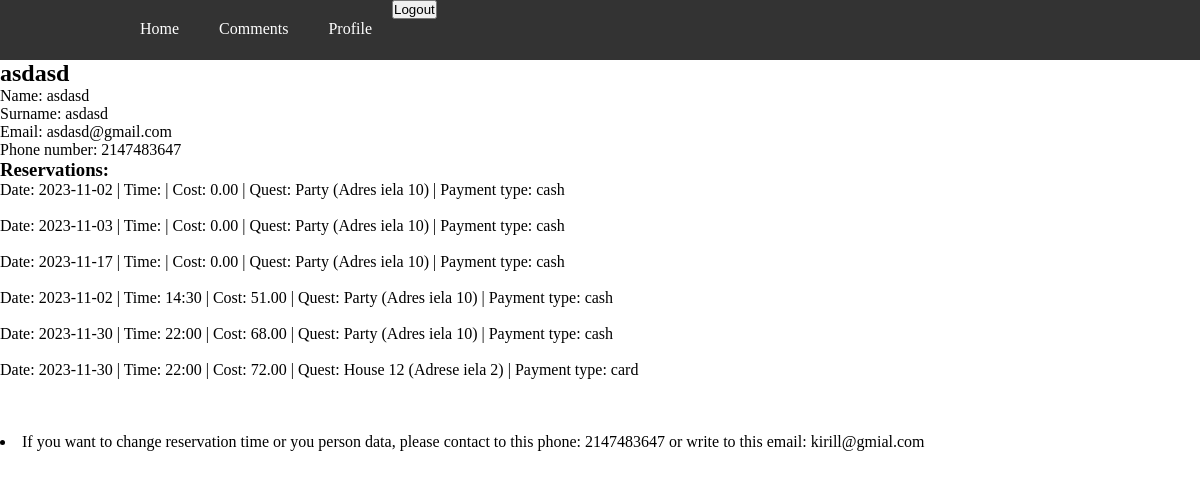
The page /profile/profile.php (signed in) on the database its author committed.
### tables this page shows
CREATE TABLE `users` (
  `ID` int(11) NOT NULL,
  `nickname` varchar(128) NOT NULL,
  `password` varchar(128) NOT NULL,
  `email` varchar(128) NOT NULL,
  `name` varchar(128) NOT NULL,
  `surname` varchar(128) NOT NULL,
  `phoneNumber` int(30) NOT NULL
);

CREATE TABLE `reservation` (
  `ID` int(11) NOT NULL,
  `date` date NOT NULL,
  `time` varchar(5) NOT NULL,
  `cost` double(4,2) NOT NULL,
  `payment` varchar(128) NOT NULL,
  `room_id` int(11) NOT NULL,
  `client_id` int(11) NOT NULL,
  `creation_date` date NOT NULL DEFAULT current_timestamp()
);

CREATE TABLE `quests` (
  `ID` int(11) NOT NULL,
  `name` varchar(128) NOT NULL,
  `adress` varchar(128) NOT NULL,
  `discount` int(2) NOT NULL,
  `peopleAmount` varchar(5) NOT NULL,
  `ageLimit` int(2) NOT NULL,
  `description` text NOT NULL,
  `category` varchar(128) NOT NULL,
  `photoPath` varchar(128) NOT NULL
);

### profile/profile.php (the view, shortened to what this page needs)
<?php
include '../includes/header.php';
include '../includes/dbcon.php';
$user_id = $_SESSION["user_id"];
$user_query = "SELECT * FROM users WHERE id = $user_id";
$user_result = mysqli_query($conn, $user_query);
if (mysqli_num_rows($user_result) > 0) {
  $user_row = mysqli_fetch_assoc($user_result);
  echo "<h2>{$user_row['nickname']}</h2>";
  echo "<p>Name: {$user_row['name']}</p>";
  echo "<p>Surname: {$user_row['surname']}</p>";
  echo "<p>Email: {$user_row['email']}</p>";
  echo "<p>Phone number: {$user_row['phoneNumber']}</p>";
  $reservation_query = "SELECT r.date, r.time, r.cost, r.payment, q.name, q.adress
                        FROM reservation r
                        INNER JOIN quests q ON r.room_id = q.id
                        WHERE r.client_id = $user_id";
  $reservation_result = mysqli_query($conn, $reservation_query);
  if (mysqli_num_rows($reservation_result) > 0) {
    echo "<h3>Reservations:</h3>";
    echo "<ul>";
    while ($reservation_row = mysqli_fetch_assoc($reservation_result)) {
      echo "<li>Date: {$reservation_row['date']} | Time: {$reservation_row['time']} | Cost: {$reservation_row['cost']} | Quest: {$reservation_row['name']} ({$reservation_row['adress']}) | Payment type: {$reservation_row['payment']}</li><br><br>";
    }
    echo "</ul>";
  } else {
    echo "<p>No reservations found.</p>";
  }
  $admin_query = "SELECT phoneNumber,email FROM admin";
  $admin_result = mysqli_query($conn, $admin_query);
  if (mysqli_num_rows($admin_result) > 0) {
    $admin_row = mysqli_fetch_assoc($admin_result);
    echo "<li>If you want to change reservation time or you person data, please contact to this phone: {$admin_row['phoneNumber']} or write to this email: {$admin_row['email']} </li>";
  } else {
    echo "<li>No admin found.</li>";
  }
} else {
  echo "<p>User not found.</p>";
}
?>

### css/header.css (style rules this page uses)
* { margin: 0; padding: 0; }
ul { list-style: none; }
li { float: left; }

### rows shown on the page
users: nickname "asdasd", name "asdasd", surname "asdasd", email "asdasd@gmail.com", phoneNumber "2147483647"
reservation: date "2023-11-02", cost "0.00", room.name "Party", room.adress "Adres iela 10", payment "cash"
reservation: date "2023-11-03", cost "0.00", room.name "Party", room.adress "Adres iela 10", payment "cash"
reservation: date "2023-11-17", cost "0.00", room.name "Party", room.adress "Adres iela 10", payment "cash"
reservation: date "2023-11-02", time "14:30", cost "51.00", room.name "Party", room.adress "Adres iela 10", payment "cash"
reservation: date "2023-11-30", time "22:00", cost "68.00", room.name "Party", room.adress "Adres iela 10", payment "cash"
reservation: date "2023-11-30", time "22:00", cost "72.00", room.name "House 12", room.adress "Adrese iela 2", payment "card"

### other values the page prints
$admin_row['phoneNumber'] "2147483647"
$admin_row['email'] "kirill@gmial.com"
